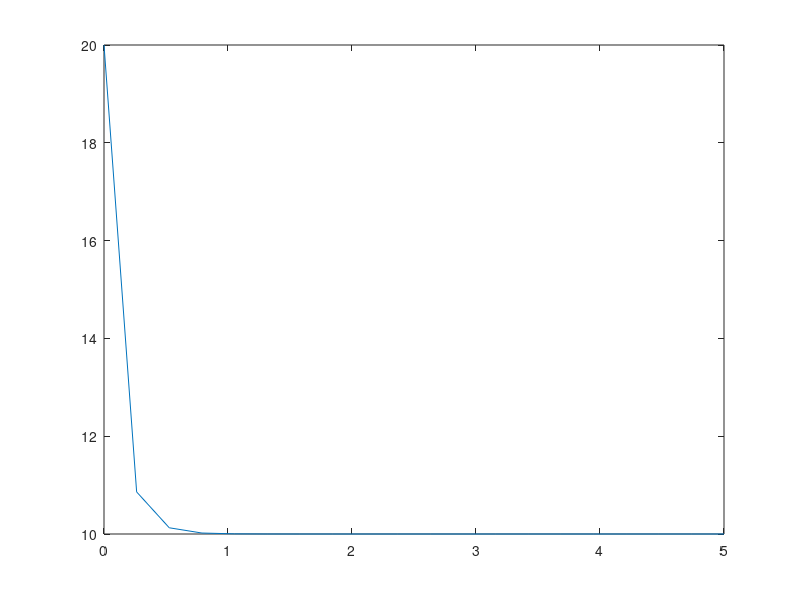

Write MATLAB code to recreate this figure. (Note: this script raises an error after producing the figure.)
%% Backwards Euler

dif_p = @(p) 7*(1-p/10)*9;               % ODE

p0 = 20;                                 % startvalue

grow = @(t) 200./(20-10*exp(-7.*t));    % Growth function

%% a)
t_end=5;
p = 20;                                  % Y axis value limits
t = linspace(t_end,0,p)
plot(t,grow(t));                         % Plotted p(t) in a graph

%% b)

dt = [1 1/2 1/4 1/8 1/16 1/32];
eu_mat = zeros(t_end/dt(6));
for i = 6 : 1 
   eu_mat(:, i) = Euler(grow(), p0,dt(i),t_end);
   %TODO vectors must be the same length to plot Note:  why doesn't this return
   %the correct value matrix, what am i missing? the valaues arnt even
   %writen into the matrix eu_mat
   %TODO fix for iteration so that a matrix is created with all Euler
   %values
   
   
   
end

% length(t) used to trouble shoot. returns 100. standard linspace value?
plot(t / p,y);

%TODO repeat the Euler iteration for Heun